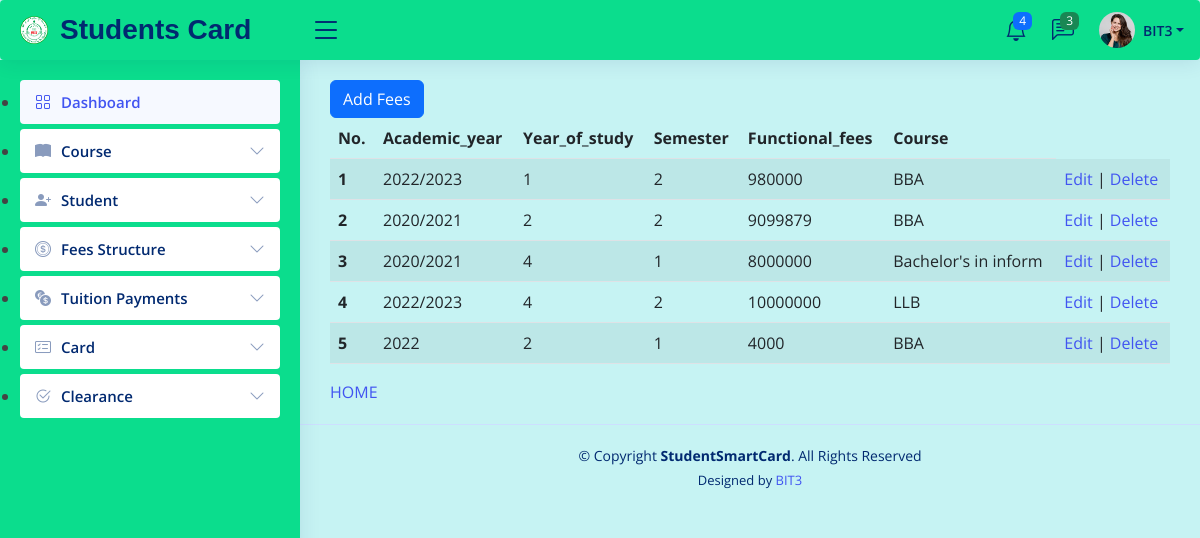
Screenshot of /add_feesstructure/ (signed in) with the database file from the repository.
### Cards/models.py (models this page shows, shortened)
class FeesStructure(models.Model):
    SEMESTER = [
        ("1", "1"),
        ("2", "2"),
        ("3", "3"),
    ]
    YEAR = [
        ("1", "1yr"),
        ("2", "2yr"),
        ("3", "3yr"),
        ("4", "4yr"),
    ]
    academic_year = models.CharField(max_length= 10)
    year_of_study = models.CharField(max_length = 3, choices = YEAR)
    semester = models.CharField(max_length = 3, choices = SEMESTER)
    functional_fees = models.IntegerField(null = True, blank = True)
    course = models.ForeignKey(Course, on_delete = models.CASCADE)

class Course(models.Model):
    course_name = models.CharField(max_length=20)
    faculty = models.CharField(max_length=50)
    course_code = models.CharField(max_length=20)
    duration = models.CharField(max_length=20)
    def __str__(self):
        return self.course_name

### Cards/views.py (the view)
# urls.py: path('add_feesstructure/', add_feesstructure_view, name = 'add_feesstructure_page'),
@login_required
def add_feesstructure_view(request):
    message = ''
    if request.method == "POST":
        feesstructure_form = FeesStructureForm(request.POST)
        if feesstructure_form.is_valid():
            feesstructure_form.save()
        messages.success(request,message = 'feesstructure added successfuly !')
    else:
        feesstructure_form = FeesStructureForm()
    feesstructures = FeesStructure.objects.all()
    context = {
        'form' : feesstructure_form,
        'msg' : message,
        'feesstructures' : feesstructures,
    }
    return render(request, "add_feesstructure.html", context)

### Cards/templates/add_feesstructure.html (shortened to what this page needs)
{% extends './base2.html' %}
{% load crispy_forms_tags %}
{% block content %}
                <button type="button" class="btn btn-primary" data-bs-toggle="modal" data-bs-target="#basicModal">
                Add Fees
                </button>
        <table class="table table-striped">
            <thead>
                <tr>
                    <th scope="col">No.</th>
                    <th scope="col">Academic_year</th>
                    <th scope="col">Year_of_study</th>
                    <th scope="col">Semester</th>
                    <th scope="col">Functional_fees</th>
                    <th scope="col">Course</th>
                </tr>
            </thead>
                <tbody>
                    {% for feesstructure in feesstructures %}
                        <tr>
                            <th scope="row">{{feesstructure.id}}</th>
                            <td>{{feesstructure.academic_year}}</td>
                            <td>{{feesstructure.year_of_study}}</td>
                            <td>{{feesstructure.semester}}</td>
                            <td>{{feesstructure.functional_fees}}</td>
                            <td>{{feesstructure.course}}</td>
                            <td>
                                <a href="{% url 'edit_feesstructure_page' feesstructure.id %}">Edit</a> |
                                <a href="{% url 'delete_feesstructure_page' feesstructure.id %}"
                                onclick ="return confirm('Are you sure to delete this Structure')">
                                Delete
                                </a>
                            </td>
                        </tr>
                    {% endfor %}
                </tbody>
            </table>
    </div>
    <a href="{% url 'index_page' %}">HOME</a>
{% endblock content %}

### static/assets/css/style.css (style rules this page uses)
:root { scroll-behavior: smooth; }
body { font-family: "Open Sans", sans-serif; background: #c6f3f3; color: #444444; }
a { color: #4154f1; text-decoration: none; }

### rows the page displays
FeesStructure: id "1", academic_year "2022/2023", year_of_study "1", semester "2", functional_fees "980000", course "BBA"
FeesStructure: id "2", academic_year "2020/2021", year_of_study "2", semester "2", functional_fees "9099879", course "BBA"
FeesStructure: id "3", academic_year "2020/2021", year_of_study "4", semester "1", functional_fees "8000000", course "Bachelor's in inform"
FeesStructure: id "4", academic_year "2022/2023", year_of_study "4", semester "2", functional_fees "10000000", course "LLB"
FeesStructure: id "5", academic_year "2022", year_of_study "2", semester "1", functional_fees "4000", course "BBA"
